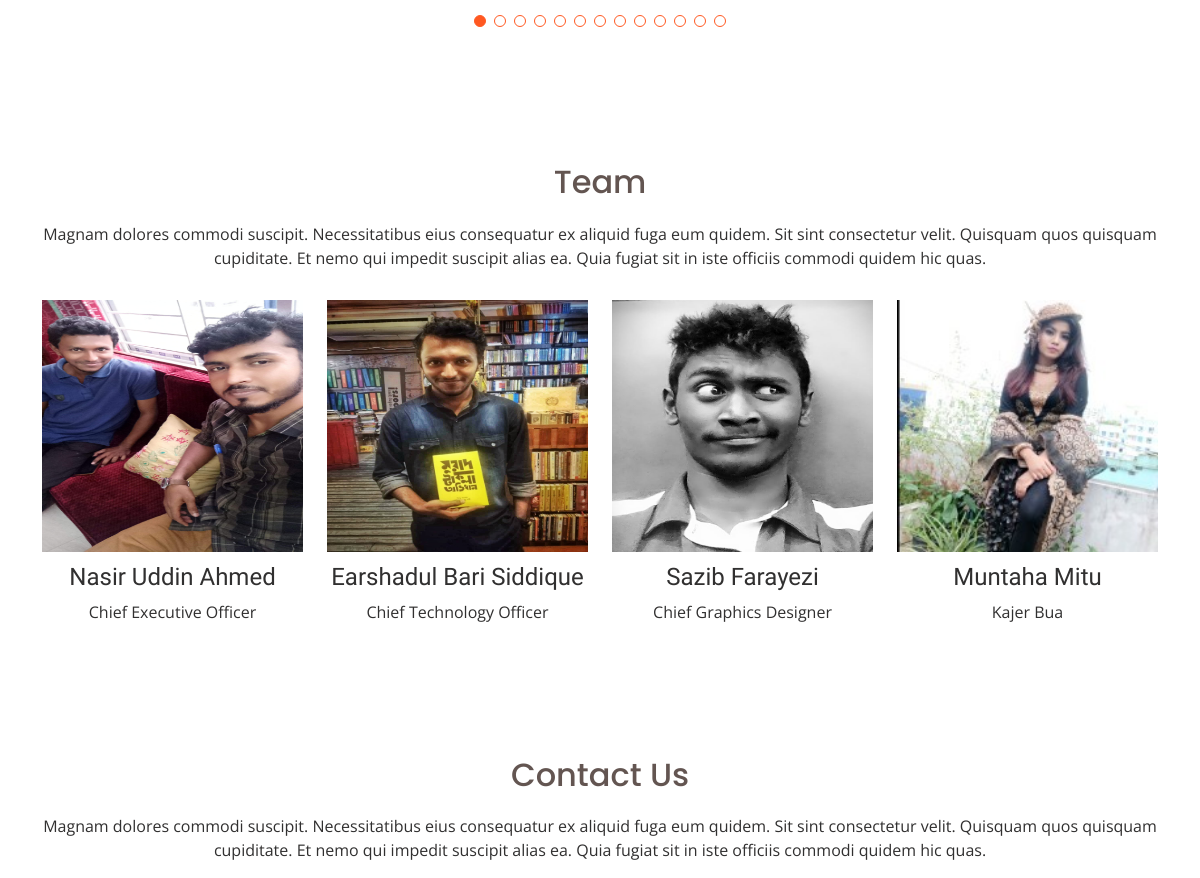
Before: / (middle part) with the older database file.
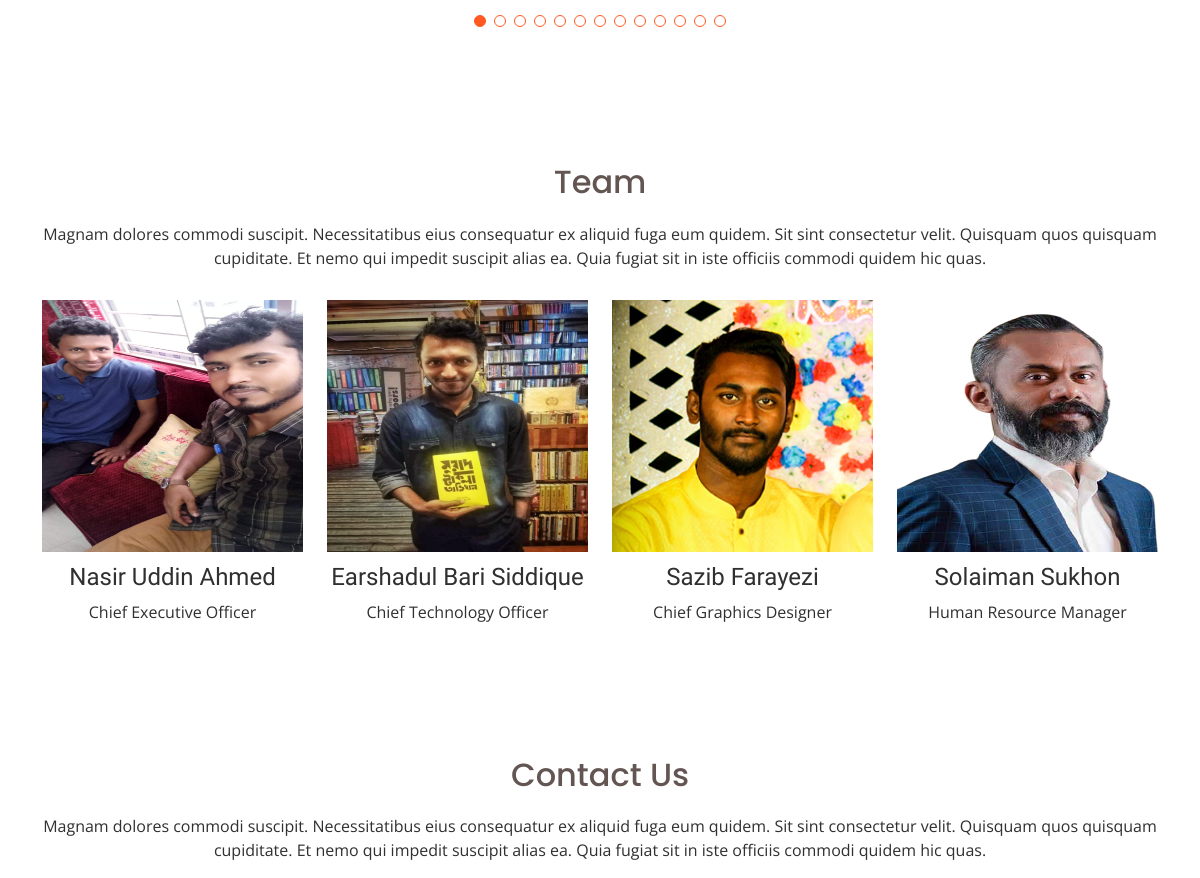
After: the same page with the newer database file.
### tables this page shows
CREATE TABLE `team` (
  `team_id` int NOT NULL,
  `team_name` varchar(40) NOT NULL,
  `team_designation` varchar(40) NOT NULL,
  `team_image` text NOT NULL,
  `team_description` text NOT NULL,
  `team_email` text NOT NULL,
  `team_facebook` text NOT NULL,
  `team_instagram` text NOT NULL,
  `team_linkedin` text NOT NULL,
  `team_twitter` text NOT NULL
);

### index.php (the view, shortened to what this page needs)
<?php
  include realpath('./db.php');
  $team_sql = "SELECT * FROM team";
  $team_result = $conn->query($team_sql);
  $team_members = array();
  if ($team_result->num_rows > 0) {
    while($row = $team_result->fetch_assoc()) {
      array_push($team_members, $row);
    }
  }
  $total_team_members = count($team_members);
?>
<!DOCTYPE html>
<html lang="en">
<head>
  <link href="assets/vendor/aos/aos.css" rel="stylesheet">
  <link href="assets/vendor/bootstrap/css/bootstrap.min.css" rel="stylesheet">
  <link href="assets/vendor/bootstrap-icons/bootstrap-icons.css" rel="stylesheet">
  <link href="assets/vendor/boxicons/css/boxicons.min.css" rel="stylesheet">
  <link href="assets/vendor/glightbox/css/glightbox.min.css" rel="stylesheet">
  <link href="assets/vendor/swiper/swiper-bundle.min.css" rel="stylesheet">
  <link href="assets/css/style.css" rel="stylesheet">
</head>
<body>
  <main id="main">
    <section id="clients" class="clients">
      <div class="container" data-aos="fade-up">
        <div class="clients-slider swiper">
          <div class="swiper-pagination"></div>
        </div>
      </div>
    </section>
    <?php
      if($total_team_members>0){
    ?>
    <section id="team" class="team">
      <div class="container">
        <div class="section-title">
          <h2 data-aos="fade-up">Team</h2>
          <p data-aos="fade-up">Magnam dolores commodi suscipit. Necessitatibus eius consequatur ex aliquid fuga eum quidem. Sit sint consectetur velit. Quisquam quos quisquam cupiditate. Et nemo qui impedit suscipit alias ea. Quia fugiat sit in iste officiis commodi quidem hic quas.</p>
        </div>
         <div class="row" style="height: 28vw;">
            <?php
                foreach ($team_members as $key => $value) {
            ?>
              <div class="col-lg-3 col-md-6 h-100 mb-3">
                <div class="team_member h-75 position-relative">
                  <img src="<?php echo $value['team_image']; ?>" class="h-100 w-100" alt="">
                </div>
                <div class="team_member_info h-25 d-flex flex-column justify-content-center align-items-center pt-2 pb-2">
                    <h4 class="ellipsis"><?php echo ucwords($value['team_name']) ; ?></h4>
                    <span class="ellipsis"><?php echo ucwords($value['team_designation']); ?></span>
                </div>
              </div>
            <?php } ?>
         </div>
      </div>
    </section>
  <?php
      }
    ?>
    <section id="contact" class="contact">
      <div class="container">
        <div class="section-title">
          <h2 data-aos="fade-up">Contact Us</h2>
          <p data-aos="fade-up">Magnam dolores commodi suscipit. Necessitatibus eius consequatur ex aliquid fuga eum quidem. Sit sint consectetur velit. Quisquam quos quisquam cupiditate. Et nemo qui impedit suscipit alias ea. Quia fugiat sit in iste officiis commodi quidem hic quas.</p>
        </div>
        <div class="row d-flex justify-content-center" style="height: 300px;">
          <div class="col-lg-6 col-md-6 col-sm-12 mr-1" data-aos="flip-right" data-aos-delay="100">
          </div>
          <div class="col-lg-6 col-md-6 col-sm-12 ml-1" data-aos="flip-left" data-aos-delay="100">
          </div>
        </div>
      </div>
    </section>
  </main>
</body>
</html>

### assets/css/style.css (style rules this page uses)
body { font-family: "Open Sans", sans-serif; color: #313030; }
#main { z-index: 3; }
section { padding: 60px 0; overflow: hidden; }
.section-title { text-align: center; padding-bottom: 30px; }
.section-title h2 { font-size: 32px; font-weight: 500; margin-bottom: 20px; padding-bottom: 0; font-family: "Poppins", sans-serif; color: #635551; }
.section-title p { margin-bottom: 0; }
.clients .swiper-pagination { margin-top: 20px; position: relative; }

### index.php (style rules this page uses)
.ellipsis { text-align: center; text-overflow: ellipsis; overflow: hidden; white-space: nowrap; width: 100%; }

Changed rows visible on the page:
changed team "Sazib Farayezi": team_image: a different picture
changed team: team_image: a different picture; team_name "Muntaha Mitu" → "Solaiman Sukhon"; team_designation "Kajer Bua" → "Human Resource Manager"
